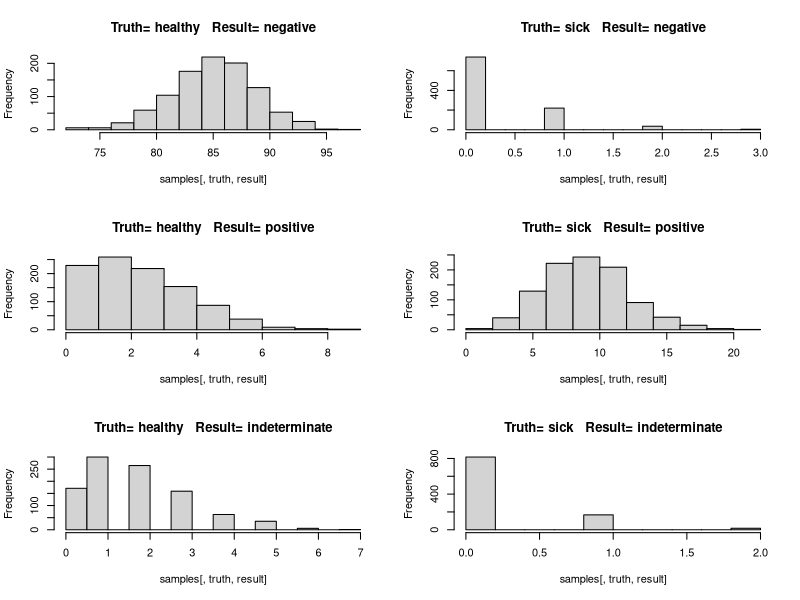

This chart was generated by the following R code:
## ---- chunk 1
diagnosticModelFamily = rbind(c(0.95, 0.03, 0.02), 
                   c(0.03, 0.95, 0.02)) 
parameterSpace = c("healthy","sick")
sampleSpace = c("negative","positive","indeterminate")
dimnames(diagnosticModelFamily) = list(parameterSpace, sampleSpace)
print(diagnosticModelFamily)
## ---- chunk 2
# Oooh, the complicated way!
# LRexpressions = paste0(diagnosticModelFamily[1,], '/',
#                       diagnosticModelFamily[2,])
# options(digits=2)
# sapply (LRexpressions, function(ex) 
#         eval(parse(text=ex)) )
# The easy way:
diagnosticModelFamily[1,] /
  diagnosticModelFamily[2,]
## ---- chunk 3
prior = c(0.9, 0.1)
diagnosticJoint = matrix(prior, nrow=2, ncol=3) *
                  diagnosticModelFamily
print(diagnosticJoint)
## ---- chunk 4
normalize = function(x) x/sum(x)
predictiveProbabilities = apply(diagnosticJoint, 2,
                                normalize)
###   "2" means columns  and "1" means rows.
## ---- chunk 5
sampleSize = 100
## ---- chunk 6
simulateDiagnosticDatasets = function(ignoreMe=NULL){
  simdata = rmultinom(1, sampleSize, diagnosticJoint)
  simdata = matrix(simdata, nrow=2)
  dimnames(simdata) = dimnames(diagnosticJoint) 
  simdata
}

nReps = 1000
library(plyr)
samples = laply(1:nReps, simulateDiagnosticDatasets)
str(samples)
## ---- chunk 7
dimnames(samples)[[1]] = 1:nReps
names(dimnames(samples)) = c("rep number", "patient truth", "test")
str(samples)
## ---- chunk 8
par(mfcol=c(3,2))
for (truth in parameterSpace) {
  for (result in sampleSpace) {
    print(paste("Truth=", truth, "  Result=", result))
    print(summary(samples[ , truth, result]))
    hist(samples[ , truth, result],
         main = paste("Truth=", truth, "  Result=", result))
  }
}
